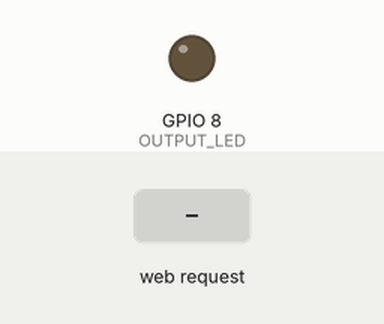
This sketch was run on a simulated ESP32-C3. Shown: output pins drawn as LEDs (lit = HIGH). The inputs (shaded band) are chosen by the test bench. What the sketch prints to the serial monitor is not drawn.

Above: at 1.2 s.
1.3 s: HTTP request GET /8/off received
At 2.4 s:
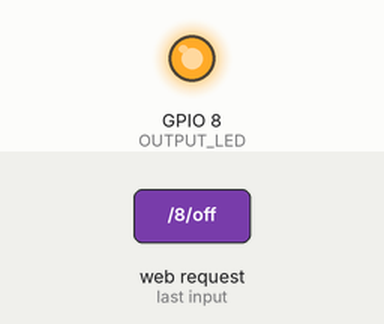
2.8 s: HTTP request GET /8/on received
At 3.5 s:
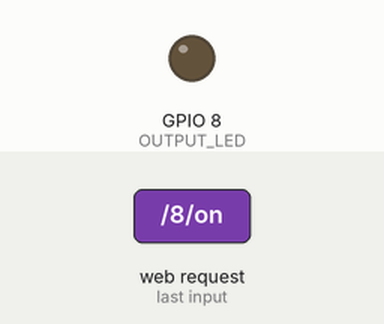
Timing chart, 0 to 5.8 s (numbered marks = the images above; inputs shaded):
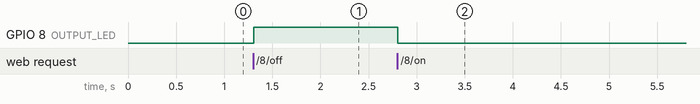

The sketch:

2_serverLED.ino
```cpp
/*
  DM3014 Interactive Devices, Ashley Hi 2026
  Week 9 - Remote Interfaces
  ESP32-C3 Server LED Control
  Turn on/off built-in LED over web server.
  No additional components.
*/

// ====== Reference Libraries ======
#include <WiFi.h>

// ====== Network Credentials ======
const char* ssid     = "ESP32-Access-Ash"; // *** edit AP name here
const char* password = "12345678";         // *** edit password here

// ====== Network Settings ======
WiFiServer server(80);
String header;           // variable stores HTTP request
String LED_state = "ON"; // variable stores current LED state (on/off)

// ====== Assign LED Pin ======
#define OUTPUT_LED 8

void setup() {
  // ====== Setup Serial Monitor ======
  Serial.begin(115200);

  // ====== Setup LED ======
  pinMode(OUTPUT_LED, OUTPUT);
  digitalWrite(OUTPUT_LED, LOW); // turn LED on

  // ====== Setup ESP as Access Point ======
  Serial.print("Setting AP (Access Point)…");
  WiFi.softAP(ssid, password);
  IPAddress IP = WiFi.softAPIP();
  Serial.print("IP Address: ");
  Serial.println(IP);
  server.begin();
}

void loop(){
  WiFiClient client = server.available(); // listen for incoming clients
  if (client) {                           // if a new client connects
    Serial.println("New Client");
    String currentLine = "";
    unsigned long startTime = millis();   // note when client connected (for timeout)
    while (client.connected() && millis() - startTime < 2000) { // set a 2s timeout
      if (client.available()) {           // if there's bytes to read from the client
        char c = client.read();           // read a byte
        Serial.write(c);
        header += c;
        if (c == '\n') {
          if (currentLine.length() == 0) {
            // ====== Setup Webpage ======
            client.println("HTTP/1.1 200 OK");
            client.println("Content-type:text/html");
            client.println("Connection: close");
            client.println();

            // ====== Turn LED On/Off ======
            if (header.indexOf("GET /8/on") >= 0) {
              Serial.println("LED on");
              LED_state = "ON";
              digitalWrite(OUTPUT_LED, LOW);
            } else if (header.indexOf("GET /8/off") >= 0) {
              Serial.println("LED off");
              LED_state = "OFF";
              digitalWrite(OUTPUT_LED, HIGH);
            }

            // ====== Display HTML Webpage ======
            client.println("<!DOCTYPE html><html>");
            client.println("<head><meta name=\"viewport\" content=\"width=device-width, initial-scale=1\">");
            client.println("<link rel=\"icon\" href=\"data:,\">");

            // ====== CSS for On/Off Buttons ======
            // *** edit background-color, font-size attributes, etc to fit your preferences here
            client.println("<style>html { font-family: Helvetica; display: inline-block; margin: 0px auto; text-align: center;}");
            client.println(".button { background-color: #4CAF50; border: none; color: white; padding: 16px 40px;");
            client.println("text-decoration: none; font-size: 30px; margin: 2px; cursor: pointer;}");
            client.println(".button2 {background-color: #555555;}</style></head>");

            // ====== Webpage Title ======
            // *** edit text here
            client.println("<body><h1>ESP32 Web Server</h1>");

            // ====== Display Current State of Button ======
            client.println("<p>LED State - " + LED_state + "</p>");
            if (LED_state=="OFF") {
              client.println("<p><a href=\"/8/on\"><button class=\"button\">ON</button></a></p>");
            } else {
              client.println("<p><a href=\"/8/off\"><button class=\"button button2\">OFF</button></a></p>");
            }

            client.println("</body></html>"); // close the page
            client.println(); // HTTP response ends with another blank line
            break;            // break out of the while loop
          } else {
            currentLine = "";
          }
        } else if (c != '\r') {
          currentLine += c;
        }
      }
    }
    header = "";   // clear the header variable
    client.stop(); // close the connection
    Serial.println("Client disconnected.");
    Serial.println("");
  }
}
```

Measured:
- after the input at 1.3 s, GPIO 8 (OUTPUT_LED): LOW → HIGH at once
- after the input at 2.8 s, GPIO 8 (OUTPUT_LED): HIGH → LOW at once
